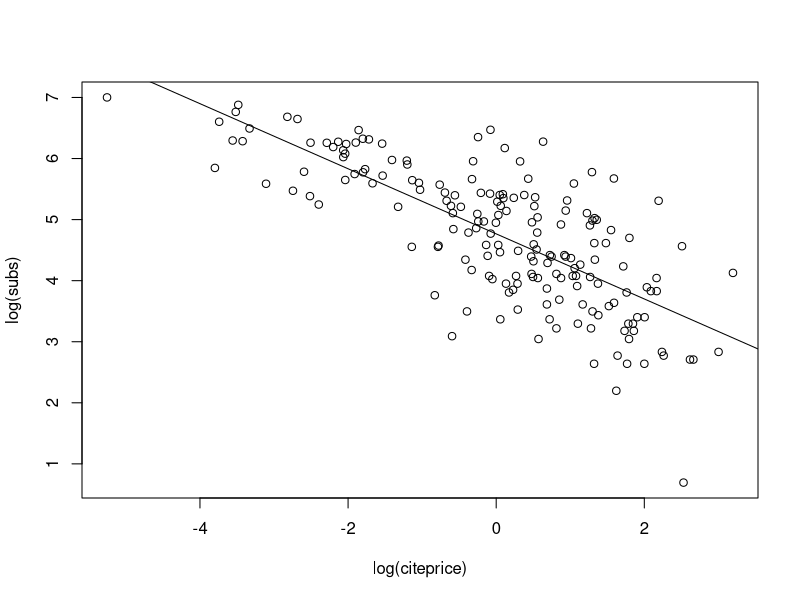
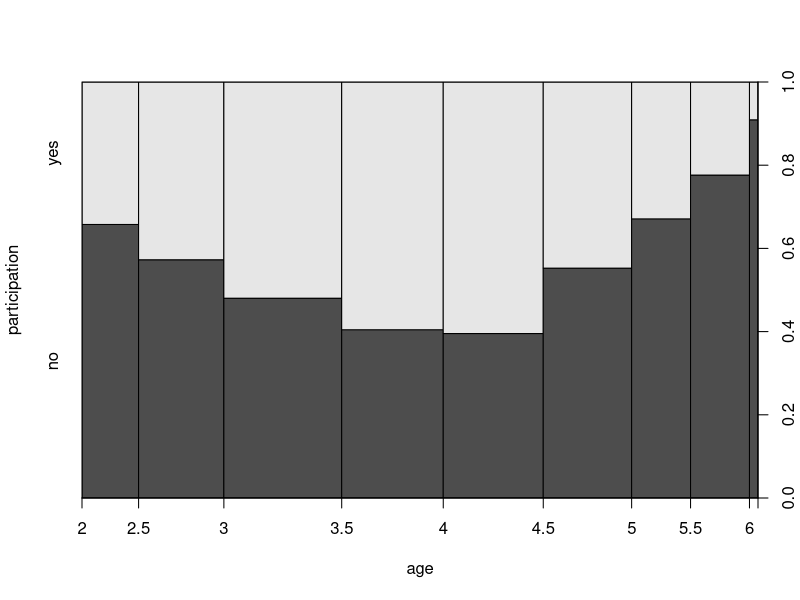

Write the R code that produced these figures, in order.
#====onsole to install a package is
# install.packages("package name") 

# Let us install the package AER - You need internet connection for this step
install.packages("AER")

# Let us load the package into memory
library("AER")

#============================================================================>
## Ordinary least squares

# This is just a revision of 1.1. Let us reproduce the code here and take a 
# closer look at our results. Recall, the essence lies in the interpretation/
# meaning of our results. Codes just facilitator. 

# a prototypical call of a linear regression looks like fm <- lm(formula, data, ...)

# An example from the mroz data:
# Dependent variable - nonwife income
# Independent variables - age, age^2, education, experience
# We allow for a quadratic term to allow for decreasing/increasing returns
# to age

dat<- read.csv("dat.csv",header = T,sep = " ") # load data set

reg1<- lm(dat$nonwife~dat$age + I(dat$age^2)+dat$education+dat$experience)
summary(reg1)

# Interpretation of the results?
#--------------------------------------------->
# An example from the AER package
# load data from the package
data("Journals",package = "AER") #load data Journals into memory from the 
#package "AER
names(Journals)

# Explore the data
journals <- Journals[, c("subs", "price")] # create a data frame of two
# variables subs, price
journals$citeprice <- Journals$price/Journals$citations # generate new 
# variable citeprice and add it to journals. Notice the $ sign
summary(journals) # a summary of the data frame

# The goal is to estimate the effect of the price per citation on the 
# number of library subscriptions.

plot(log(subs) ~ log(citeprice), data = journals) # visualise relation-
#ship between variables.

# run a linear regression
jour_lm <- lm(log(subs) ~ log(citeprice), data = journals) # create
# regression object
summary(jour_lm)
abline(jour_lm) # add plot of fitted values to scatter plot

#============================================================================>
## Binary response models
#--------------------------------------------->
# Probit model
# we begin with a probit regression:
data("SwissLabor") # load data from the AER package
swiss_probit <- glm(participation ~ . + I(age^2),
                   data = SwissLabor, family = binomial(link = "probit"))
# The use of ~. implies regress participation on all other variables in the 
# data set then add a quadratic term of age
summary(swiss_probit) # summary of results
#--------------------------------------------->
# visualisation (using a spinogram)
plot(participation ~ age, data = SwissLabor, ylevels = 2:1)
# By setting ylevels =   2:1, the order of participation levels is 
# reversed, highlighting participation (rather than non-participation).
#--------------------------------------------->
# Interpretation of results using the average partial effects
favp <- mean(dnorm(predict(swiss_probit, type = "link")))
ape_p = favp * coef(swiss_probit) # these give the average partial effects
ape_p

#-------------------->
# Discussion:
# How would you calculate their standard errors and/or asymptotic 
# distributions? 
#--------------------------------------------->
# Logit model
swiss_logit <- glm(participation ~ . + I(age^2),
                    data = SwissLabor, family = binomial(link = "logit"))
summary(swiss_logit)

favl <- mean(dlogis(predict(swiss_logit, type = "link")))
ape_l = favl * coef(swiss_logit) # these give the average partial effects
ape_l

# compare average partial effects:
rbind(ape_p,ape_l)
# what do you say?

#============================================================================>
## Regression models for Count data
# These models have discrete dependent variables

# Poisson regression:
# We begin with the standard model for count data, a Poisson regression.
# Fitting is as simple as
#--------------------------------------------->
data("RecreationDemand") # load data from AER package
rd_pois <- glm(trips ~ ., data = RecreationDemand,
                   family = poisson)
# The dependent variable is the number of trips
summary(rd_pois)
# Interpretation of results?

#--------------------------------------------->
# Negative binomial regression
# In R, tools for negative binomial regression are provided by the MASS
# package (Venables and Ripley 2002).
# Let us re-run the count data model using the negative binomial

library("MASS") # this package is in-built. you don't need to install it
rd_nb <- glm.nb(trips ~ ., data = RecreationDemand)
summary(rd_nb)

# compare poisson and negative binomial results:
rbind(rd_pois$coefficients,rd_nb$coefficients)
# observations?

#============================================================================>
## Quantile Regression

# The package to use is rq
# install.packages("quantreg")
require("quantreg") # the command require() is synonymous to library()

# To get documentation on a function fun in a package that is installed, 
# type ?fun

# look up the function rq in quantreg
?rq
# skim through the documentation and run the example codes.
# you can do so by copying them into the editor and then run them or run 
# them straight in the console.
data(stackloss)
rq(stack.loss ~ stack.x,tau=.5)  # LAD is a special case of quantreg
rq(stack.loss ~ stack.x,tau=.25) 

#--------------------------------------------->
# Interpretation of the results?

#============================================================================>
## Bootstrapping a linear regression
# Conventional regression output relies on asymptotic approximations to the
# distributions of test statistics, which are often not very reliable in 
# small samples or models with substantial nonlinearities. A possible remedy 
# is to employ bootstrap methodology.

# For ease of reference, we reproduce the basic regression
data("Journals")
journals <- Journals[, c("subs", "price")]
journals$citeprice <- Journals$price/Journals$citations
jour_lm <- lm(log(subs) ~ log(citeprice), data = journals)

# Let us write a function to bootstrap

refit <- function(data, i) coef(lm(log(subs) ~ log(citeprice), data = data[i,]))

library("boot") #load package for bootstapping
set.seed(123) # set seed for reproducibility
jour_boot <- boot(journals, refit, R = 999)

# A comparison with the standard regression output
coeftest(jour_lm)

boot.ci(jour_boot, index = 2, type = "basic") # compute confidence intervals

# while its classical counterpart is
confint(jour_lm, parm = 2)
# How do they compare?
#============================================================================>

# Exercises:
# use data set "women" in the pre-loaded package "datasets"
# Use "height" as the outcome and "weight" as the covariate

# 1. Run a poisson regression: outcome - floor(height), covariate - weight
# 2. Run a negative binomial regression : outcome - floor(height), covariate - weight
# 3. Run a quantile regression model at the following quantiles 
#    tau = c(0.2, 0.4, 0.5, 0.6, 0.8)
# 4. Run the gamma regression  of "height" on "weight". 
# Hint: use the "Gamma" family in glm( )
